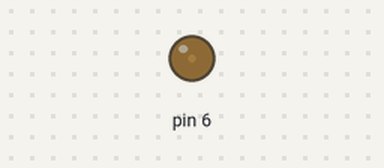
The sketch below on a simulated Arduino Uno, built with avr-gcc and run on an emulated ATmega328P. Shown: output pins drawn as LEDs (lit = HIGH).

Above: at 0.05 s.
At 0.15 s:
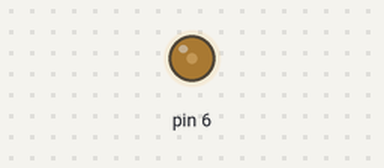
At 0.25 s:
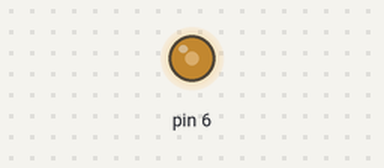
At 0.5 s:
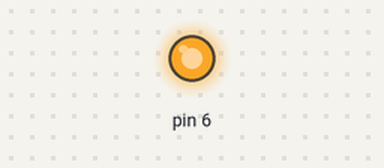
Timing chart, 0 to 3.0 s (numbered marks = the images above):
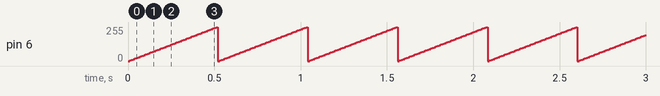

Measured:
- by itself, pin 6: ramps from 0/255 to 255/255 and jumps back, once every 0.52 s

The sketch:

intensity_control_using_pwm1.ino
```cpp
// C++ code
//
int intensity = 0;

int i = 0;

int unnamed = 0;

int j = 0;

void setup()
{
  pinMode(6, OUTPUT);
}

void loop()
{
  for (intensity = 0; intensity <= 255; intensity += 5) {
    analogWrite(6, intensity);
    delay(10); // Wait for 10 millisecond(s)
  }
  for (intensity = 255; intensity <= 0; intensity += 5) {
    analogWrite(6, intensity);
    delay(10); // Wait for 10 millisecond(s)
  }
}
```
